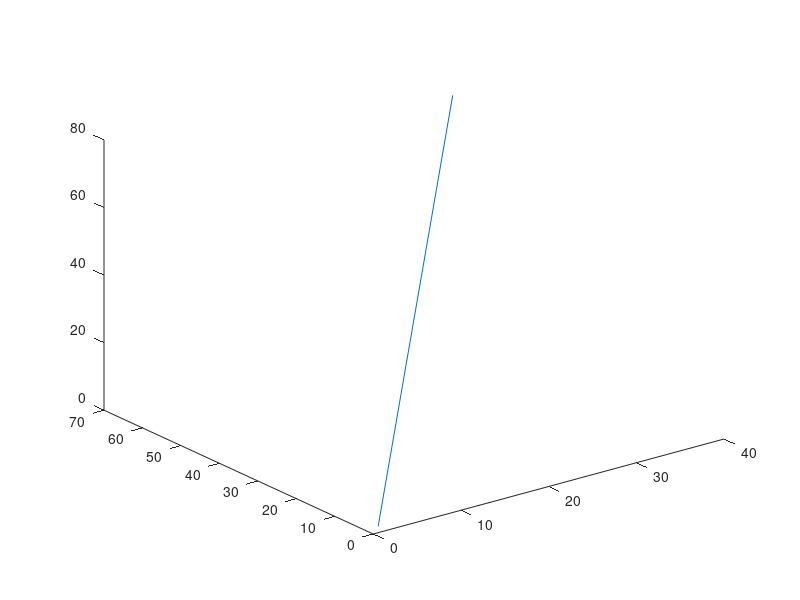

MATLAB code to generate this figure:
angle1 = pi/3;
angle2 = pi/4;
locationArray = [1,1,1];
length = 100;
endpoint = locationArray;
endpoint(3) = endpoint(3)+(length*cos(angle2));
endpoint(1) = endpoint(1)+(length*sin(angle2)*cos(angle1));
endpoint(2) = endpoint(2)+(length*sin(angle2)*sin(angle1));
plot3([endpoint(1) locationArray(1)],[endpoint(2) locationArray(2)],[endpoint(3) locationArray(3)]);